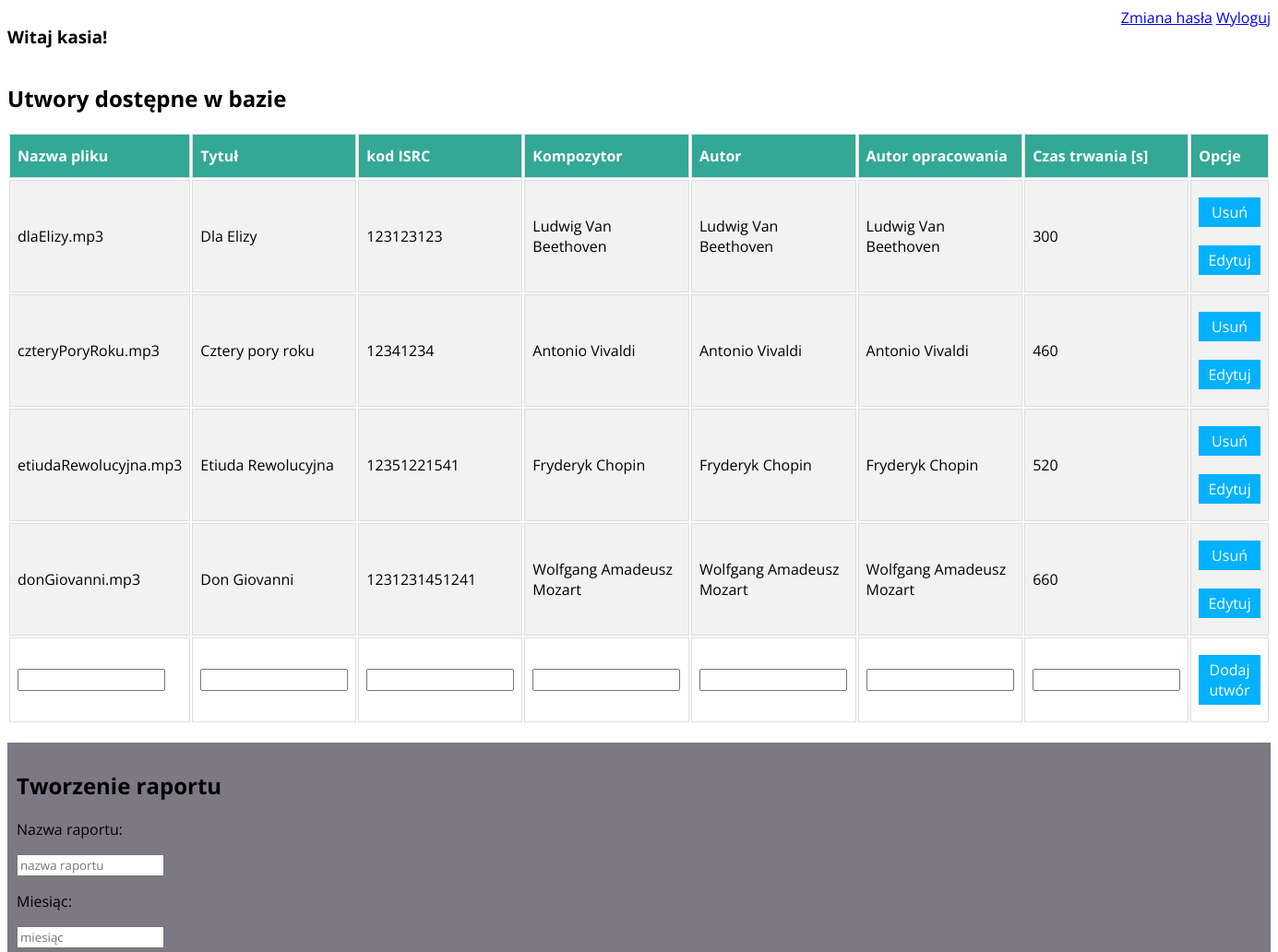
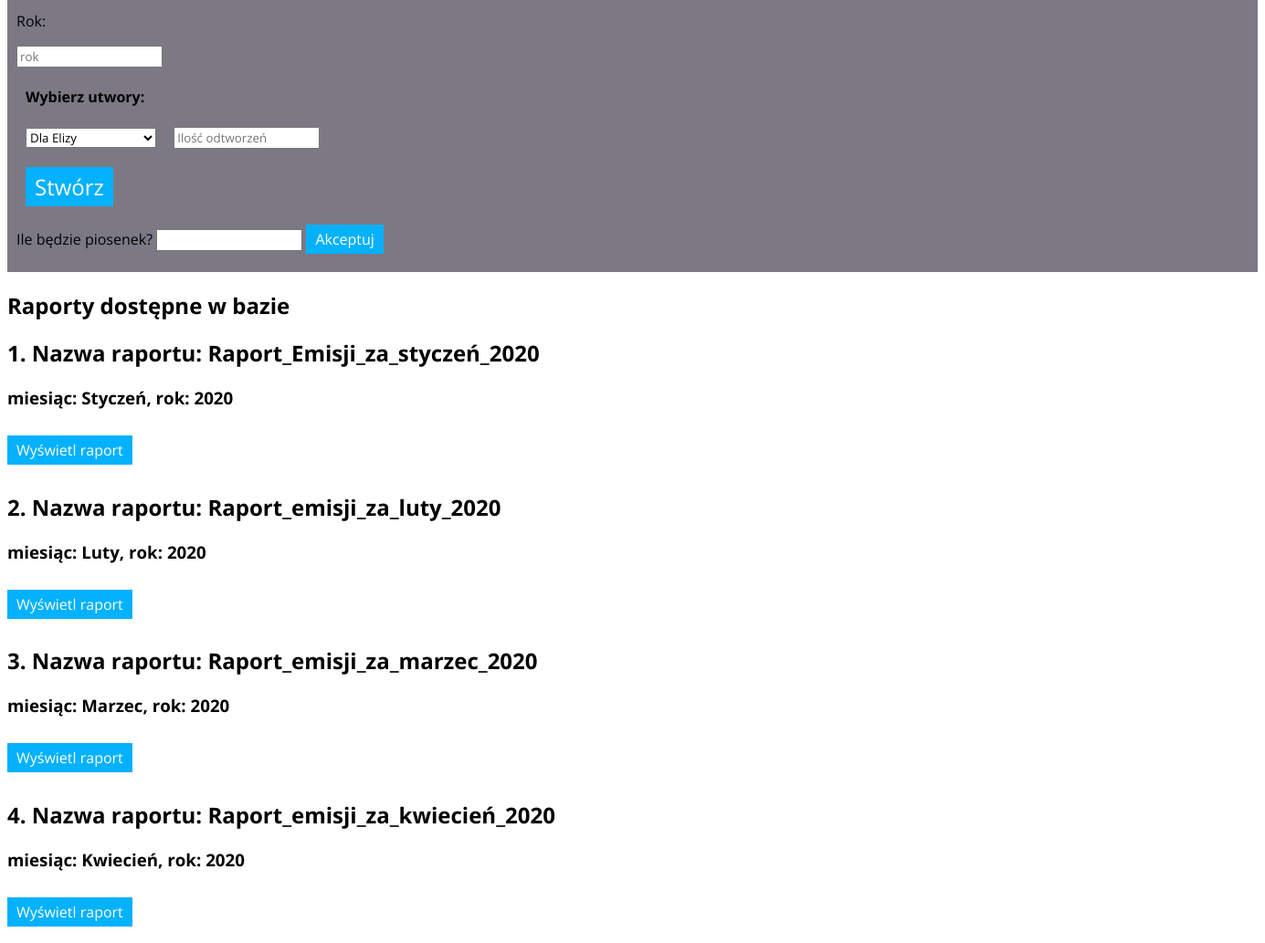
Screenshot of /raports.php (signed in) with the database file from the repository (2 pictures, top to bottom).
### tables this page shows
CREATE TABLE `songs` (
  `song_id` int(11) NOT NULL,
  `file_name` varchar(50) NOT NULL,
  `title` varchar(50) NOT NULL,
  `ISCR` varchar(50) NOT NULL,
  `composer` varchar(50) NOT NULL,
  `author` varchar(50) NOT NULL,
  `sauthor` varchar(50) NOT NULL,
  `duration` int(11) NOT NULL
);

CREATE TABLE `raports` (
  `raport_id` int(11) NOT NULL,
  `year` int(10) NOT NULL,
  `month` varchar(50) NOT NULL,
  `name` varchar(50) NOT NULL
);

### raports.php (the view, shortened to what this page needs)
<?php
  require_once "connect.php";
  try {
    $db_connect = new mysqli($host, $db_user, $db_password, $db_name);
    if($db_connect->connect_errno!=0) {
      throw new Exception(mysqli_connect_errno());
    } else {
      $songs = $db_connect->query("SELECT * FROM songs");
      $raports = $db_connect->query("SELECT * FROM raports");
    }
  } catch(Exception $e) {
    echo 'Błąd serwera! Przepraszamy za niedogodności.';
    echo '<br /> Informacja deweloperska:'.$e;
  }
?>
<!DOCTYPE html>
<html lang="en">
<head>
  <link rel="stylesheet" href="style.css" type="text/css">
  <link rel="stylesheet" href="main.css" type="text/css">
</head>
<body>
  <?php
    echo '
      <div class="container">
        <div class="left">';
        echo "<h3 class='bigred'>Witaj ".$_SESSION['user']."!</h3>";
    echo '
        </div>
        <div class="right">
          <a href="changePassword.php">Zmiana hasła</a>
          <a href="logout.php">Wyloguj</a>
        </div>
      </div>
    ';
    echo "<h2>Utwory dostępne w bazie</h2>";
    echo '
      <table class="table">
        <tr>
          <th>Nazwa pliku</th>
          <th>Tytuł</th>
          <th>kod ISRC</th>
          <th>Kompozytor</th>
          <th>Autor</th>
          <th>Autor opracowania</th>
          <th>Czas trwania [s]</th>
          <th>Opcje</th>
        </tr>';
      if ($_SESSION['songArrays']->num_rows > 0) {
        while($row = $_SESSION['songArrays']->fetch_assoc() ) {
          echo '
            <tr>
              <td>'.$row["file_name"].'</td>
              <td>'.$row["title"].'</td>
              <td>'.$row["ISCR"].'</td>
              <td>'.$row["composer"].'</td>
              <td>'.$row["author"].'</td>
              <td>'.$row["sauthor"].'</td>
              <td>'.$row["duration"].'</td>
              <td>
                <form action="deleteSong.php" method="post">
                  <input type="hidden" name="song_id" value="'.$row["song_id"].'">
                  <button class="btn btn-full" type="submit">Usuń</button>
                </form>
                <button class="btn btn-full" onClick="edit('.$row["song_id"].')">Edytuj</button>
              </td>
            </tr>
            <tr class="hidden" id="'.$row["song_id"].'_song">
              <form action="editSong.php" method="post">
                <td><input type="text" name="file_name" value="'.$row["file_name"].'"></td>
                <td><input type="text" name="title" value="'.$row["title"].'"></td>
                <td><input type="text" name="ISCR" value="'.$row["ISCR"].'"></td>
                <td><input type="text" name="composer" value="'.$row["composer"].'"></td>
                <td><input type="text" name="author" value="'.$row["author"].'"></td>
                <td><input type="text" name="sauthor" value="'.$row["sauthor"].'"></td>
                <td><input type="text" name="duration" value="'.$row["duration"].'"></td>
                <input type="hidden" name="song_id" value="'.$row["song_id"].'">
                <td><button class="btn" type="submit">Zapisz</button></td>
              </form>
            </tr>
          ';
        }
      }
      echo '
          <form action="addSong.php" method="post">
              <tr>
              <td><input type="text" name="file_name"></td>
              <td><input type="text" name="title"></td>
              <td><input type="text" name="ISCR"></td>
              <td><input type="text" name="composer"></td>
              <td><input type="text" name="author"></td>
              <td><input type="text" name="sauthor"></td>
              <td><input type="text" name="duration"></td>
              <td><button class="btn btn-full" type="submit">Dodaj utwór</button></td>
              </tr>
            </table>
          </form>
      ';
  ?>
  <?php
    echo '<div class="createRaportContainer"><h2>Tworzenie raportu</h2>';
    echo '
      <form action="createRaport.php" method="post">
        <div>
          <p>Nazwa raportu:</p>
          <input type="text" name="raport_name" placeholder="nazwa raportu">
          <p>Miesiąc:</p>
          <input type="text" name="raport_month" placeholder="miesiąc">
          <p>Rok:</p>
          <input type="text" name="raport_year" placeholder="rok">
        </div>
        <div class="songsContainer">
          <h4>Wybierz utwory:</h4>
        ';
        for ($i = 1; $i <= $_SESSION['songsToAdd']; $i++){
          echo '<div id="songContainer"><select name="songs[]">';
          if ($_SESSION['songArrays']->num_rows > 0) {
            while($row = $_SESSION['songArrays']->fetch_assoc() ) {
              echo '
                <option value="'.$row["song_id"].'">'.$row["title"].'</option>
              ';
          }}
          echo '
            </select>
            <input class="inputSong" type="text" name="songs_count[]" placeholder="Ilość odtworzeń">
            </div>
          ';
        }
    echo '
        </div>
        <button class="btn" style="margin-left: 10px; font-size: 24px" type="submit">Stwórz</button>
      </form>
      <form action="raports.php" method="post" id="songNumberForm">
        Ile będzie piosenek?
        <input type="text" name="songsToAdd">
        <button class="btn" type="submit">Akceptuj</button>
      </form></div>
    ';
  ?>
  <?php
    echo '<h2>Raporty dostępne w bazie</h2>';
    if ($_SESSION['raportArray']->num_rows > 0) {
      $counter = 1;
      while($row = $_SESSION['raportArray']->fetch_assoc() ) {
        echo '<h2>'.$counter.'. Nazwa raportu: '.$row['name'].'</h2>';
        echo '<h3>miesiąc: '.$row['month'].', rok: '.$row['year'].'</h3>';
        echo '
          <form action="fetchReports.php" method="post">
            <input type="hidden" name="raport_id" value="'.$row["raport_id"].'">
            <input type="hidden" name="raport_name" value="'.$row["name"].'">
            <input type="hidden" name="raport_month" value="'.$row["month"].'">
            <input type="hidden" name="raport_year" value="'.$row["year"].'">
            <button class="btn" type="submit">Wyświetl raport</button>
          </form>';
        $counter++;
      }
    }
  ?>
</body>
</html>

### style.css (style rules this page uses)
.table { width: 100%; }
.table td, .table th { border: 1px solid #ddd; padding: 8px; }
.table tr:nth-child(even) { background-color: #f2f2f2; }
.table th { padding-top: 12px; padding-bottom: 12px; text-align: left; background-color: #32a895; color: white; }

### main.css (style rules this page uses)
* { font-family: 'Open Sans', sans-serif; }
.btn { margin-top: 10px; margin-bottom: 10px; background-color: #03b1fc; font-size: 16px; border: none; padding: 5px 10px; color: white; }
.btn-full { width: 100%; }
.container { display: flex; justify-content: space-between; }
.createRaportContainer { background-color: #7c7985; padding: 10px; margin-top: 20px; }
.songsContainer { margin: 10px; }
.inputSong { margin-left: 15px; }

### rows the page displays
songs: file_name "dlaElizy.mp3", title "Dla Elizy", ISCR "123123123", composer "Ludwig Van Beethoven", author "Ludwig Van Beethoven", sauthor "Ludwig Van Beethoven", duration "300"
songs: file_name "czteryPoryRoku.mp3", title "Cztery pory roku", ISCR "12341234", composer "Antonio Vivaldi", author "Antonio Vivaldi", sauthor "Antonio Vivaldi", duration "460"
songs: file_name "etiudaRewolucyjna.mp3", title "Etiuda Rewolucyjna", ISCR "12351221541", composer "Fryderyk Chopin", author "Fryderyk Chopin", sauthor "Fryderyk Chopin", duration "520"
songs: file_name "donGiovanni.mp3", title "Don Giovanni", ISCR "1231231451241", composer "Wolfgang Amadeusz Mozart", author "Wolfgang Amadeusz Mozart", sauthor "Wolfgang Amadeusz Mozart", duration "660"
raports: name "Raport_Emisji_za_styczeń_2020", month "Styczeń", year "2020"
raports: name "Raport_emisji_za_luty_2020", month "Luty", year "2020"
raports: name "Raport_emisji_za_marzec_2020", month "Marzec", year "2020"
raports: name "Raport_emisji_za_kwiecień_2020", month "Kwiecień", year "2020"

### other values shown
$_SESSION['user'] "kasia"
form field value "Dla Elizy"
